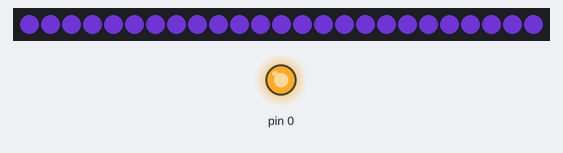
This program was run on a simulated MicroPython board. Shown: 25 RGB LEDs in strip order, left to right, output pins drawn as LEDs (lit = HIGH). Dim RGB values are drawn brighter than linear; random numbers come from a fixed seed. At 5.0 s the program stops and its outputs stay as they are.

Above: at 0.1 s.
At 1.1 s:
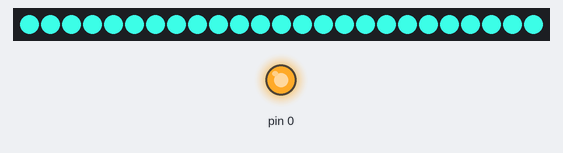
At 3.1 s:
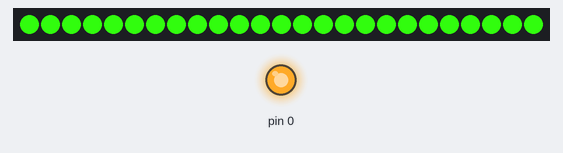
At 4.1 s:
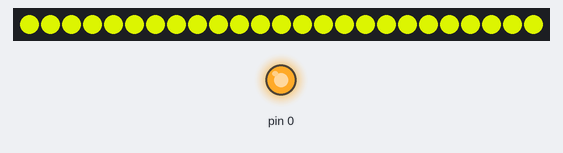
Timing chart, 0 to 5.6 s (numbered marks = the images above):
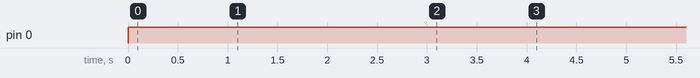

Measured:
- by itself, pin 0: LOW → HIGH at 0.00 s
- what the display in image 1 shows lasts 1.0 s, from 1.0 s to 2.0 s

The program:

main.py
```python
import machine, neopixel, random, time

# Grove Port A on M5Stamp C3U
vcc = machine.Pin(0, machine.Pin.OUT)
din = machine.Pin(1, machine.Pin.OUT)

# 25 NeoPixels, turn on reference voltage pin
np = neopixel.NeoPixel(din, 25)
vcc.on()

# Displays 5 random colors for 1 second each
for i in range(5):
    r = random.randint(0, 255)
    g = random.randint(0, 255)
    b = random.randint(0, 255)
    np.fill((r, g, b))
    np.write()
    time.sleep(1)
```
